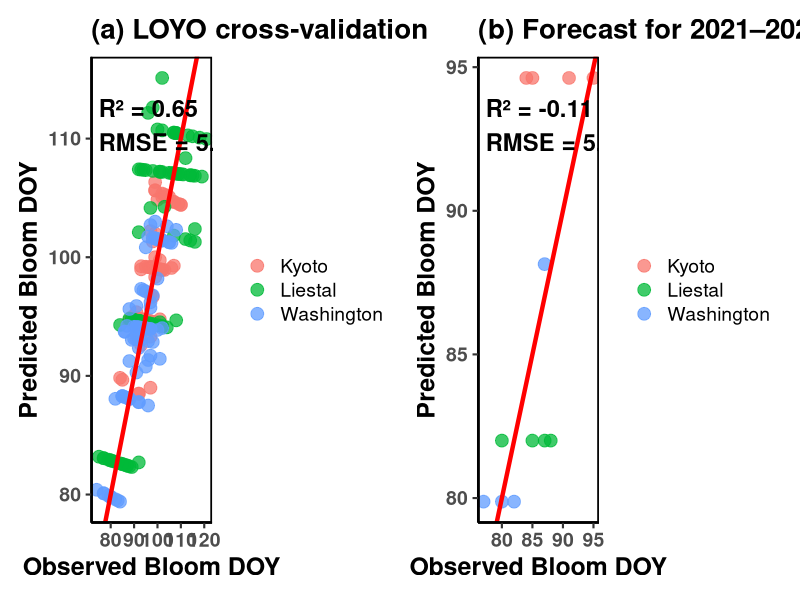
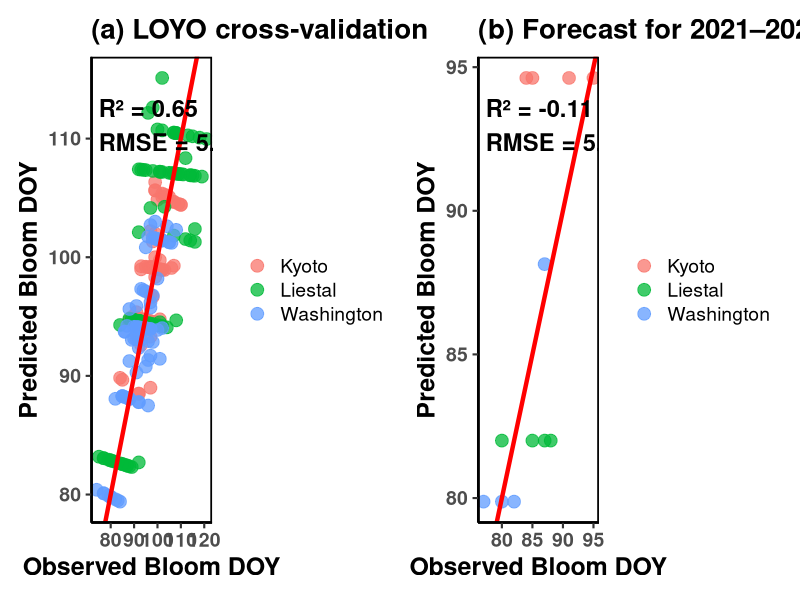

Write the R code that produced these figures, in order.
library(tidyverse)
library(rpart)
library(patchwork)

# ---------------------------
# Load data
# ---------------------------
df <- read_csv("3cities_doy_weather_1940_2024.csv")

# ---------------------------
# Define predictors
# ---------------------------
clim_vars <- c(
  "TMAX","TMIN","TAVG","TDIFF","PRCP","WIND","EVPR","SUND","WATR",
  "SUND5_cum","GDD5_cum","CDD7_cum",
  "CODE3","CODE51","CODE71","CODE73","CODE61","CODE53","CODE63",
  "CODE55","CODE75","CODE2","CODE0","CODE1","CODE65"
)

# ---------------------------
# Prepare data
# ---------------------------
df <- df %>%
  mutate(City = factor(City, levels = c("Kyoto", "Liestal", "Washington"))) %>%
  select(City, Year, bloom_doy, all_of(clim_vars)) %>%
  drop_na(bloom_doy)

# ---------------------------
# Helper: fit regression tree
# ---------------------------
fit_tree <- function(train_data) {
  fit0 <- rpart(
    bloom_doy ~ .,
    data = train_data %>% select(bloom_doy, all_of(clim_vars)),
    method = "anova",
    control = rpart.control(cp = 0.0005, xval = 10, minsplit = 15)
  )
  
  best_cp <- fit0$cptable[which.min(fit0$cptable[, "xerror"]), "CP"]
  prune(fit0, cp = best_cp)
}

# ---------------------------
# Helper: calculate metrics
# ---------------------------
calc_metrics <- function(observed, predicted) {
  ss_res <- sum((observed - predicted)^2, na.rm = TRUE)
  ss_tot <- sum((observed - mean(observed, na.rm = TRUE))^2, na.rm = TRUE)
  r2 <- 1 - ss_res / ss_tot
  rmse <- sqrt(mean((observed - predicted)^2, na.rm = TRUE))
  list(R2 = r2, RMSE = rmse)
}

# ---------------------------
# Helper: make plot
# ---------------------------
make_pred_plot <- function(df_plot, title_text, panel_label = NULL) {
  met <- calc_metrics(df_plot$observed, df_plot$predicted)
  
  x_min <- min(df_plot$observed, na.rm = TRUE)
  x_max <- max(df_plot$observed, na.rm = TRUE)
  y_min <- min(df_plot$predicted, na.rm = TRUE)
  y_max <- max(df_plot$predicted, na.rm = TRUE)
  
  ggplot(df_plot, aes(x = observed, y = predicted, color = City)) +
    geom_point(size = 4, alpha = 0.75) +
    geom_abline(slope = 1, intercept = 0, color = "red", linewidth = 1.5) +
    scale_color_manual(values = c(
      "Kyoto" = "#F8766D",
      "Liestal" = "#00BA38",
      "Washington" = "#619CFF"
    )) +
    labs(
      title = if (!is.null(panel_label)) paste0(panel_label, " ", title_text) else title_text,
      x = "Observed Bloom DOY",
      y = "Predicted Bloom DOY"
    ) +
    annotate(
      "text",
      x = x_min + 0.02 * (x_max - x_min),
      y = y_max - 0.05 * (y_max - y_min),
      hjust = 0,
      vjust = 1,
      label = paste0(
        "R² = ", format(round(met$R2, 2), nsmall = 2),
        "\nRMSE = ", format(round(met$RMSE, 2), nsmall = 2)
      ),
      size = 6,
      fontface = "bold",
      color = "black"
    ) +
    theme_classic(base_size = 16) +
    theme(
      axis.title = element_text(size = 18, face = "bold"),
      axis.text = element_text(size = 14, face = "bold"),
      plot.title = element_text(size = 20, face = "bold"),
      panel.border = element_rect(color = "black", fill = NA, linewidth = 1.2),
      legend.title = element_blank(),
      legend.text = element_text(size = 14)
    )
}

# ============================================================
# Panel A: LOYO cross-validation (within each city, pooled)
# ============================================================

loyo_list <- list()

for (city_name in levels(df$City)) {
  
  dat_city <- df %>% filter(City == city_name)
  years_city <- sort(unique(dat_city$Year))
  
  pred_city_list <- list()
  
  for (yy in years_city) {
    
    train_city <- dat_city %>% filter(Year != yy)
    test_city  <- dat_city %>% filter(Year == yy)
    
    # 跳过极端情况
    if (nrow(train_city) < 20 || nrow(test_city) == 0) next
    
    fit_city <- fit_tree(train_city)
    pred_city <- predict(fit_city, newdata = test_city)
    
    pred_city_list[[as.character(yy)]] <- tibble(
      City = city_name,
      Year = yy,
      observed = test_city$bloom_doy,
      predicted = pred_city,
      type = "LOYO"
    )
  }
  
  loyo_list[[city_name]] <- bind_rows(pred_city_list)
}

pred_loyo_all <- bind_rows(loyo_list)

# ============================================================
# Panel B: True forecast (train <= 2020, predict 2021–2024)
# ============================================================

forecast_list <- list()

for (city_name in levels(df$City)) {
  
  dat_city <- df %>% filter(City == city_name)
  
  train_city <- dat_city %>% filter(Year <= 2020)
  test_city  <- dat_city %>% filter(Year %in% 2021:2024)
  
  if (nrow(train_city) < 20 || nrow(test_city) == 0) next
  
  fit_city <- fit_tree(train_city)
  pred_city <- predict(fit_city, newdata = test_city)
  
  forecast_list[[city_name]] <- tibble(
    City = city_name,
    Year = test_city$Year,
    observed = test_city$bloom_doy,
    predicted = pred_city,
    type = "Forecast"
  )
}

pred_forecast_all <- bind_rows(forecast_list)

# ============================================================
# Make plots
# ============================================================

p_a <- make_pred_plot(
  pred_loyo_all,
  title_text = "LOYO cross-validation",
  panel_label = "(a)"
)

p_b <- make_pred_plot(
  pred_forecast_all,
  title_text = "Forecast for 2021–2024",
  panel_label = "(b)"
)

combined_plot <- p_a + p_b + plot_layout(ncol = 2)

combined_plot

# ---------------------------
# Save figure
# ---------------------------
ggsave(
  "LOYO_vs_true_forecast_regression_tree.png",
  combined_plot,
  width = 14,
  height = 6.5,
  dpi = 300
)

# ---------------------------
# Optional: save data tables
# ---------------------------
write_csv(pred_loyo_all, "pred_loyo_all_regression_tree.csv")
write_csv(pred_forecast_all, "pred_forecast_2021_2024_regression_tree.csv")

# ---------------------------
# Print metrics
# ---------------------------
cat("LOYO metrics:\n")
print(calc_metrics(pred_loyo_all$observed, pred_loyo_all$predicted))

cat("\nForecast (2021-2024) metrics:\n")
print(calc_metrics(pred_forecast_all$observed, pred_forecast_all$predicted))
